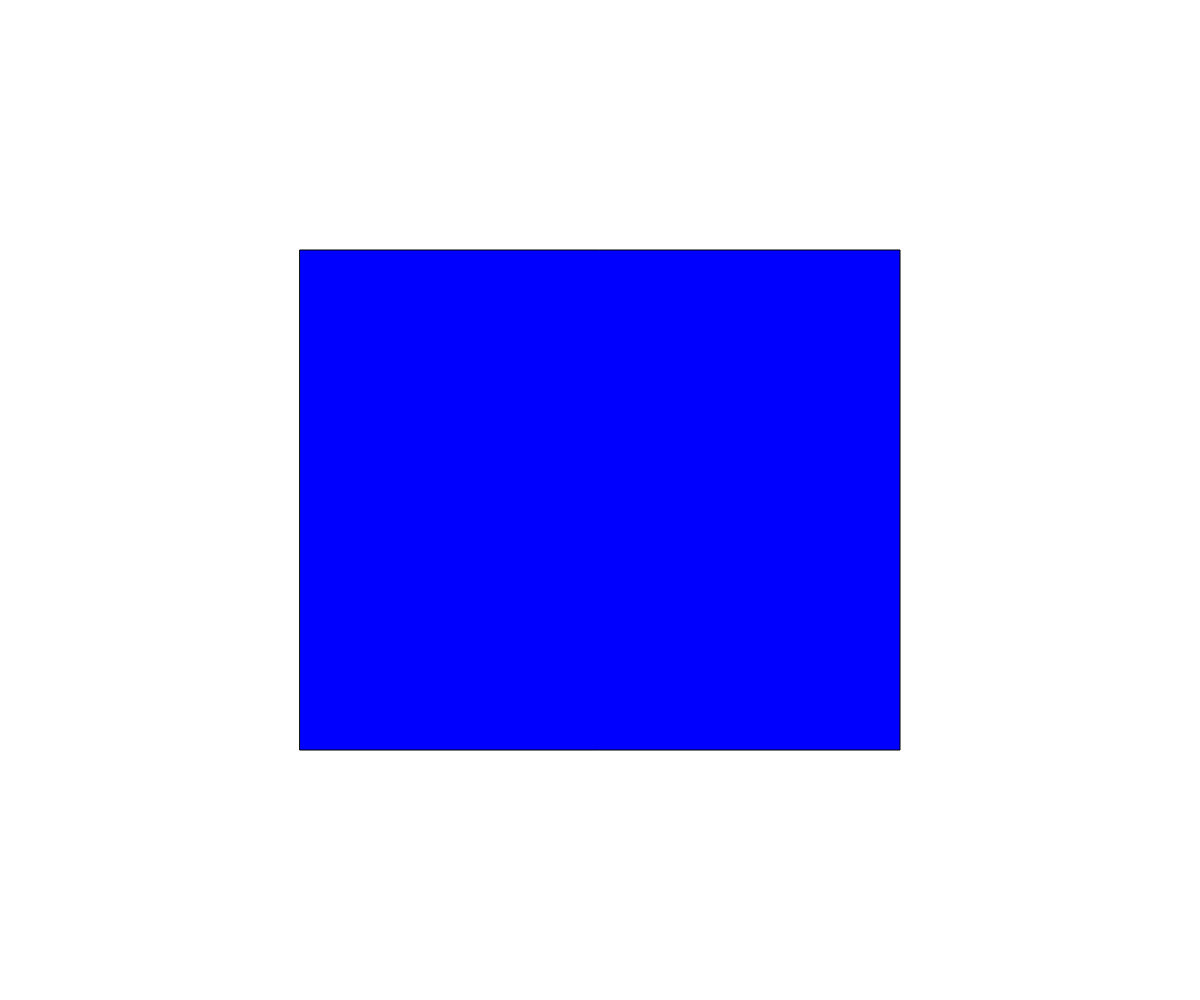
Frame 1 (no input)
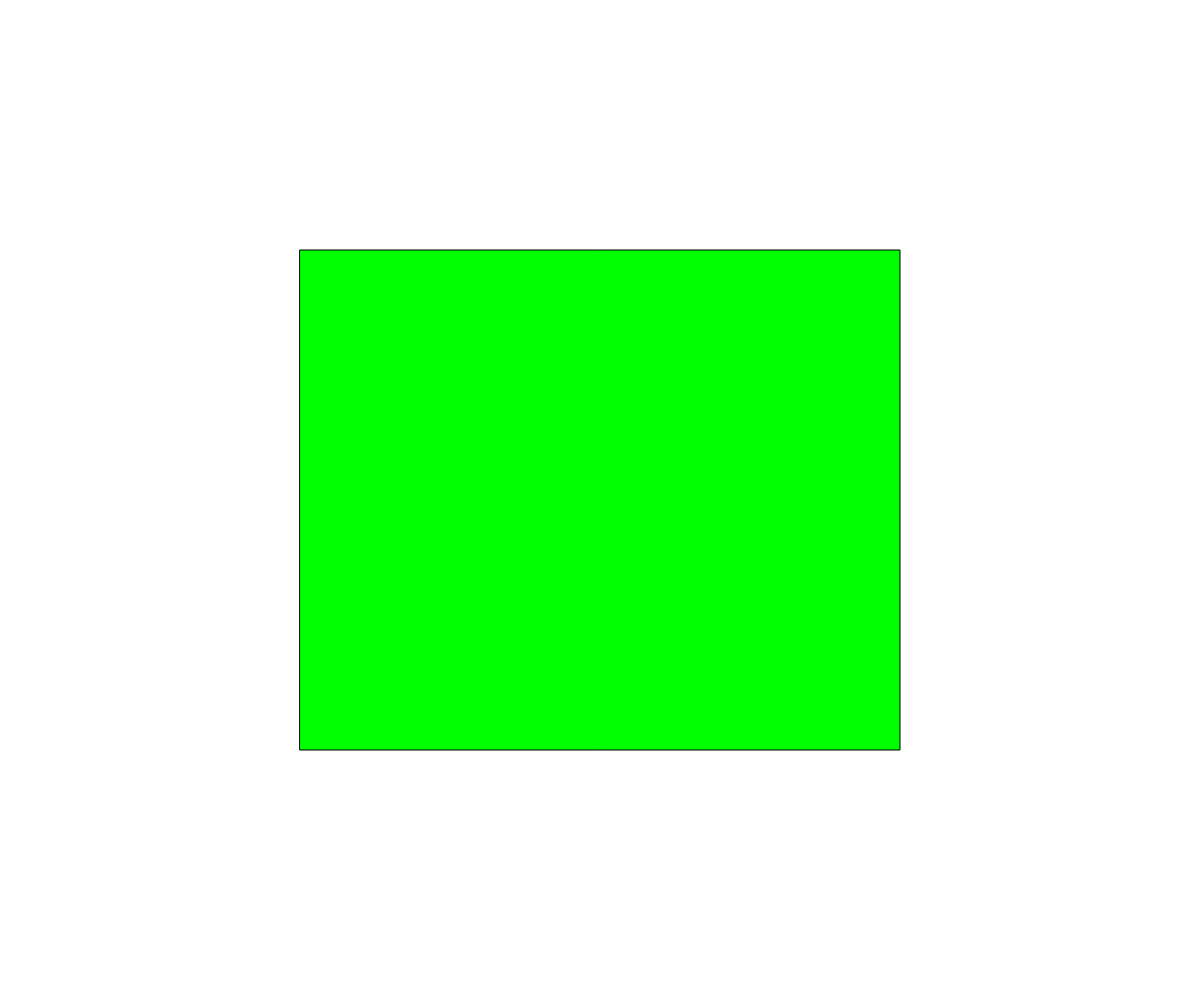
Frame 60 (no input)
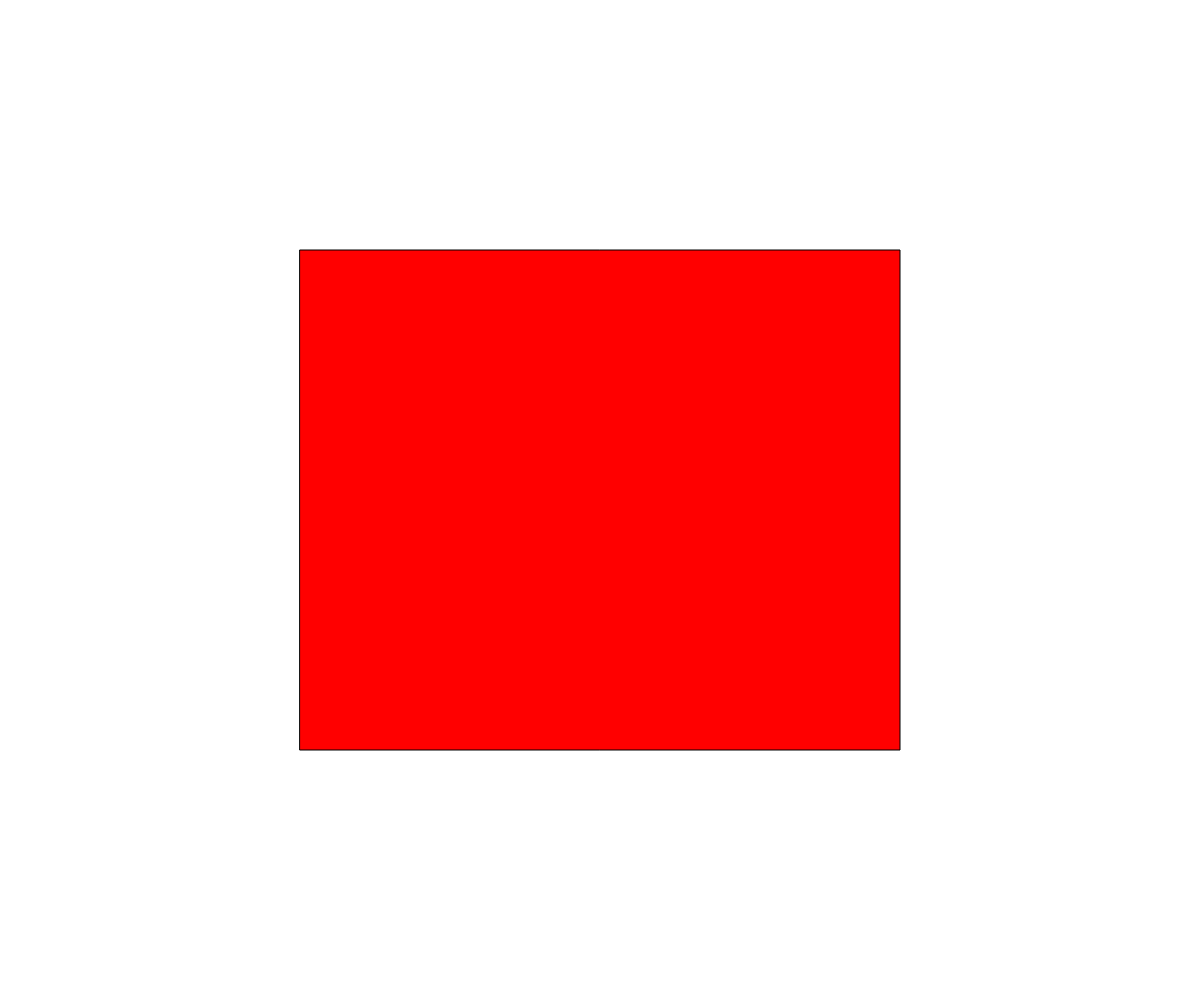
Frame 120 (the mouse pressed at the canvas centre since frame 60)

The p5.js sketch that drew these frames (run headless with seeded random() and noise() and a simulated clock; from frame 60 on, the mouse is pressed at the canvas centre):

// p5.js sketch
// ── sketch.js
var cores = [];


function setup() 
{
  createCanvas (windowWidth, windowHeight);
  cores [0] = color (255, 0, 0);
  cores [1] = color (0, 255, 0);
  cores [2] = color (0, 0, 255);
}


function draw() 
{
  background(255);
  rectMode (CENTER);
    fill (cores [int (random (0,3) ) ] );
    rect( width/2, height/2, width/2, height/2);
}


function windowResized() 
{
  resizeCanvas (windowWidth, windowHeight);
}
